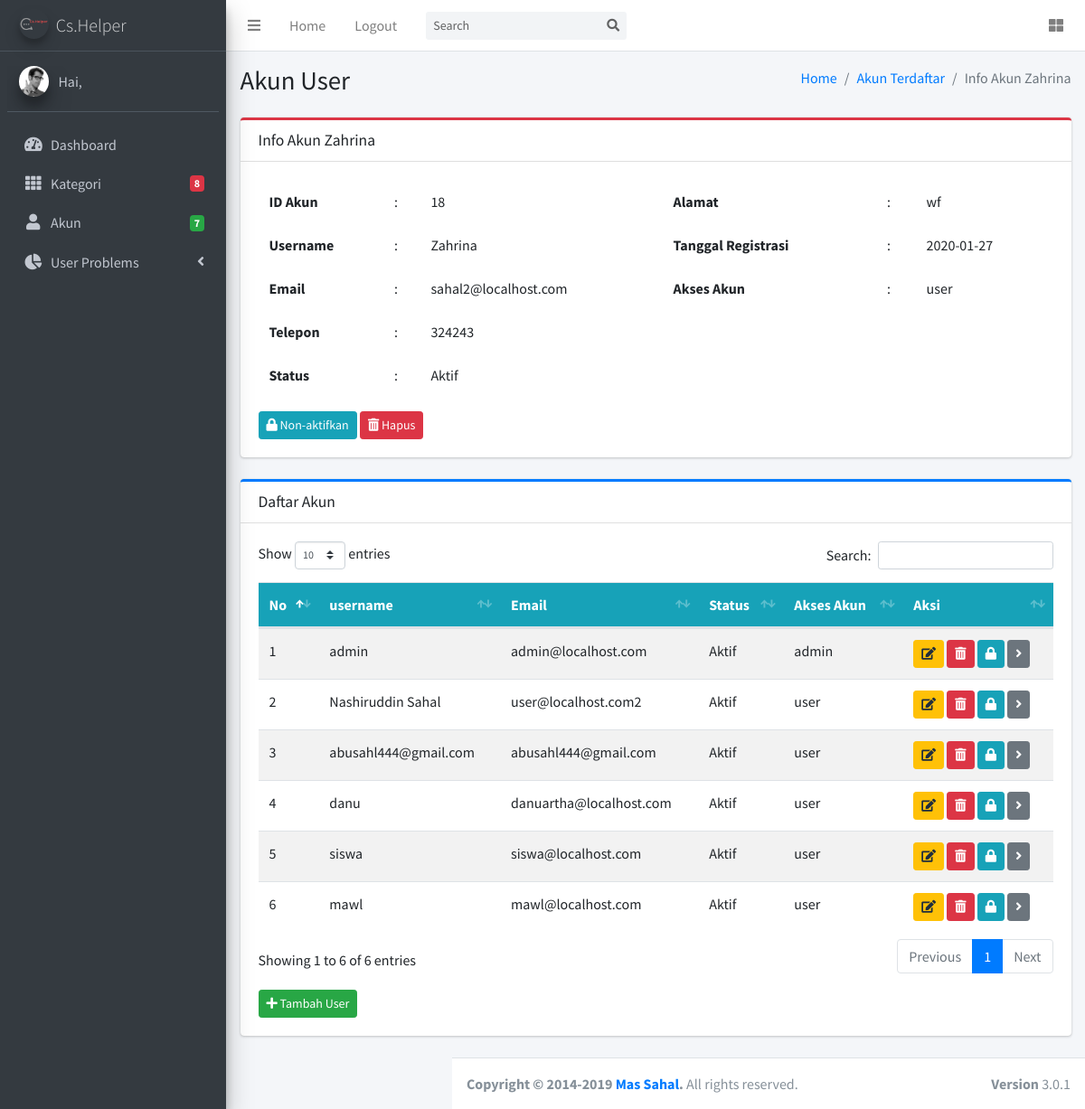
The app's page /admin/akun.php?page=info_akun&id=18 with its own data.
### tables this page shows
CREATE TABLE `tb_akun` (
  `id_akun` int(11) NOT NULL,
  `username_akun` varchar(100) NOT NULL,
  `email_akun` varchar(100) NOT NULL,
  `telepon_akun` int(25) NOT NULL,
  `password_akun` varchar(100) NOT NULL,
  `alamat_akun` text NOT NULL,
  `status_akun` varchar(50) NOT NULL DEFAULT 'Tidak Aktif',
  `akses_akun` varchar(50) NOT NULL,
  `registrasi_akun` date NOT NULL,
  `motto_akun` text NOT NULL,
  `foto_akun` varchar(100) NOT NULL DEFAULT 'user.png'
);

### admin/akun.php (the view, shortened to what this page needs)
<?php
include('../koneksi.php');
?>
<!DOCTYPE html>
<html>
<head>
  <link rel="stylesheet" href="sweetalert2.min.css">
  <link rel="stylesheet" href="plugins/fontawesome-free/css/all.min.css">
  <link rel="stylesheet" href="https://code.ionicframework.com/ionicons/2.0.1/css/ionicons.min.css">
  <link rel="stylesheet" href="plugins/sweetalert2-theme-bootstrap-4/bootstrap-4.min.css">
  <link rel="stylesheet" href="plugins/toastr/toastr.min.css">
  <link rel="stylesheet" href="plugins/tempusdominus-bootstrap-4/css/tempusdominus-bootstrap-4.min.css">
  <link rel="stylesheet" href="plugins/icheck-bootstrap/icheck-bootstrap.min.css">
  <link rel="stylesheet" href="plugins/datatables-bs4/css/dataTables.bootstrap4.css">
  <link rel="stylesheet" href="dist/css/adminlte.min.css">
  <link rel="stylesheet" href="plugins/overlayScrollbars/css/OverlayScrollbars.min.css">
  <link rel="stylesheet" href="plugins/daterangepicker/daterangepicker.css">
  <link rel="stylesheet" href="plugins/summernote/summernote-bs4.css">
</head>
<body class="hold-transition sidebar-mini layout-fixed">
  <div class="wrapper">
    <?php include('layouts/header.php'); ?>
    <?php include("layouts/sidebar.php"); ?>
    <div class="content-wrapper">
      <?php
      if (isset($_GET['page'])) {
        $page = $_GET['page'];
        switch ($page) {
          case 'info_akun':
            include("proses/info_akun.php");
            break;
        }
      ?>
      <div class="content">
        <div class="container-fluid">
          <div class="row mb-2">
            <div class="col">
              <div class="card card-primary card-outline">
                <div class="card-header">
                  <h5 class="card-title m-0">Daftar Akun</h5>
                </div>
                <div class="card-body">
                  <div class="table-responsive">
                    <table class="table table-hover table-striped" id="table1">
                      <thead class="text-light bg-info">
                        <tr>
                          <th>No</th>
                          <th>username</th>
                          <th>Email</th>
                          <th>Status</th>
                          <th>Akses Akun</th>
                          <th>Aksi</th>
                        </tr>
                      </thead>
                      <tbody>
                        <?php
                        $id_profile = $_SESSION['akun']['id_akun'];
                        $query = mysqli_query($koneksi, "SELECT * FROM tb_akun WHERE id_akun!='$data[id_akun]' AND id_akun!='$id_profile'");
                        $no = 0;
                        while ($data = mysqli_fetch_assoc($query)) {
                        ?>
                          <tr>
                            <td><?= $no += 1; ?></td>
                            <td><?= $data['username_akun']; ?></td>
                            <td><?= $data['email_akun']; ?></td>
                            <td><?= $data['status_akun']; ?></td>
                            <td><?= $data['akses_akun']; ?></td>
                            <td>
                              <a href="?page=edit_akun&id=<?= $data['id_akun']; ?>" class="btn  btn-warning btn-sm" data-toggle="tooltip" data-placement="bottom" title="Edit"><i class="fa fa-edit"></i></a>
                              <a href="?page=hapus_akun&id=<?= $data['id_akun']; ?>" onclick="return confirm('Yakin Ingin Menghapus Ini?')" class="btn btn-danger btn-sm" data-toggle="tooltip" data-placement="bottom" title="Hapus"><i class="fa fa-trash-alt"></i></a>
                              <?php if ($data['status_akun'] == 'Tidak Aktif') { ?>
                                <a href="?page=aktif_akun&id=<?= $data['id_akun']; ?>" class="btn btn-info btn-sm" data-toggle="tooltip" data-placement="bottom" title="Aktifkan"><i class="fa fa-lock-open"></i></a>
                              <?php } elseif ($data['status_akun'] == 'Aktif') { ?>
                                <a href="?page=nonaktifkan_akun&id=<?= $data['id_akun']; ?>" class="btn btn-info btn-sm" data-toggle="tooltip" data-placement="bottom" title="Non-Aktifkan"><i class="fa fa-lock"></i></a>
                              <?php } ?>
                              <a href="?page=info_akun&id=<?= $data['id_akun']; ?>" class="btn btn-secondary btn-sm" data-toggle="tooltip" data-placement="bottom" title="Selengkapnya"><i class="fa fa-angle-right"></i></a>
                            </td>
                          </tr>
                        <?php } ?>
                      </tbody>
                    </table>
                  </div>
                  <div class="mt-3">
                    <a href="#" data-toggle="modal" data-target="#tambahuser" class="btn btn-sm btn-success"><span class="fa fa-plus"></span> Tambah User</a>
                  </div>
                </div>
              </div>
            </div>
          </div>
        </div>
      </div>
      <?php
      }else if(!isset($_GET['page'])){
      ?>
      <section class="content-header">
        <div class="container-fluid">
          <div class="row mb-2">
            <div class="col-sm-6">
              <h1>Akun Terdaftar</h1>
            </div>
            <div class="col-sm-6">
              <ol class="breadcrumb float-sm-right">
                <li class="breadcrumb-item"><a href="index.php">Dashboard</a></li>
                <li class="breadcrumb-item active">Akun Terdaftar</li>
              </ol>
            </div>
          </div>
        </div>
      </section>
      <div class="content">
        <div class="container-fluid">
          <div class="row mb-2">
            <div class="col">
              <div class="card card-primary card-outline">
                <div class="card-header">
                  <h5 class="card-title m-0">Daftar Akun</h5>
                </div>
                <div class="card-body">
                  <div class="table-responsive">
                    <table class="table table-hover table-striped" id="table1">
                      <thead class="text-light bg-info">
                        <tr>
                          <th>No</th>
                          <th>username</th>
                          <th>Email</th>
                          <th>Status</th>
                          <th>Akses Akun</th>
                          <th>Aksi</th>
                        </tr>
                      </thead>
                      <tbody>
                        <?php
                        $id_profile = $_SESSION['akun']['id_akun'];
                        $query = mysqli_query($koneksi, "SELECT * FROM tb_akun WHERE id_akun!='$id_profile'");
                        $no = 0;
                        while ($data = mysqli_fetch_assoc($query)) {
                        ?>
                          <tr>
                            <td><?= $no += 1; ?></td>
                            <td><?= $data['username_akun']; ?></td>
                            <td><?= $data['email_akun']; ?></td>
                            <td><?= $data['status_akun']; ?></td>
                            <td><?= $data['akses_akun']; ?></td>
                            <td>
                              <a href="?page=edit_akun&id=<?= $data['id_akun']; ?>" class="btn  btn-warning btn-sm" data-toggle="tooltip" data-placement="bottom" title="Edit"><i class="fa fa-edit"></i></a>
                              <a href="?page=hapus_akun&id=<?= $data['id_akun']; ?>" onclick="return confirm('Yakin Ingin Menghapus Ini?')" class="btn  btn-danger btn-sm" data-toggle="tooltip" data-placement="bottom" title="Hapus"><i class="fa fa-trash-alt"></i></a>
                              <?php if ($data['status_akun'] == 'Tidak Aktif') { ?>
                                <a href="?page=aktif_akun&id=<?= $data['id_akun']; ?>" class="btn  btn-info btn-sm" data-toggle="tooltip" data-placement="bottom" title="Aktifkan"><i class="fa fa-lock-open"></i></a>
                              <?php } elseif ($data['status_akun'] == 'Aktif') { ?>
                                <a href="?page=nonaktifkan_akun&id=<?= $data['id_akun']; ?>" class="btn  btn-info btn-sm" data-toggle="tooltip" data-placement="bottom" title="Non-Aktifkan"><i class="fa fa-lock"></i></a>
                              <?php } ?>
                              <a href="?page=info_akun&id=<?= $data['id_akun']; ?>" class="btn  btn-secondary btn-sm" data-toggle="tooltip" data-placement="bottom" title="Selengkapnya"><i class="fa fa-angle-right"></i></a>
                            </td>
                          </tr>
                        <?php } ?>
                      </tbody>
                    </table>
                  </div>
                  <div class="mt-3">
                    <a href="#" data-toggle="modal" data-target="#tambahakun" class="btn btn-sm btn-success"><span class="fa fa-plus"></span> Tambah Akun</a>
                  </div>
                </div>
              </div>
            </div>
          </div>
        </div>
      </div>
    </div>
    <?php } ?>
    <footer class="main-footer">
      <strong>Copyright &copy; 2014-2019 <a href="http://massahalofficial.site">Mas Sahal</a>.</strong>
      All rights reserved.
      <div class="float-right d-none d-sm-inline-block">
        <b>Version</b> 3.0.1
      </div>
    </footer>
  </div>
</body>
</html>

### admin/proses/info_akun.php (shortened to what this page needs)
<?php
$id = $_GET['id'];
$edit = mysqli_query($koneksi,"SELECT * FROM tb_akun WHERE id_akun='$id'");
$data = mysqli_fetch_assoc($edit);
?>
    <section class="content-header">
        <div class="container-fluid">
            <div class="row mb-2">
                <div class="col-sm-6">
                    <h1>
                        Akun <?php if ($data['akses_akun'] == 'user') {
                            echo"User";}elseif($data['akses_akun'] == 'admin'){
                                echo"Admin"; }else{echo"Error / Jenis Akun Tidak Terdaftar";} ?>
                    </h1>
                </div>
                <div class="col-sm-6">
                    <ol class="breadcrumb float-sm-right">
                        <li class="breadcrumb-item"><a href="index.php">Home</a></li>
                        <li class="breadcrumb-item"><a href="akun.php">Akun Terdaftar</a></li>
                        <li class="breadcrumb-item active">Info Akun <?= $data['username_akun']; ?></li>
                    </ol>
                </div>
            </div>
        </div>
    </section>
    <div class="content">
        <div class="container-fluid">
            <div class="row mb-2">
                <div class="col">
                    <div class="card card-danger card-outline">
                        <div class="card-header">
                            <h5 class="card-title m-0">Info Akun <?= $data['username_akun']; ?></h5>
                        </div>
                        <div class="card-body">
                            <div class="row">
                                <div class="col-6">
                                    <table class="table table-borderless">
                                        <tr>
                                            <th>ID Akun</th>
                                            <td>:</td>
                                            <td><?= $data['id_akun']; ?></td>
                                        </tr>
                                        <tr>
                                            <th>Username</th>
                                            <td>:</td>
                                            <td><?= $data['username_akun']; ?></td>
                                        </tr>
                                        <tr>
                                            <th>Email</th>
                                            <td>:</td>
                                            <td><?= $data['email_akun']; ?></td>
                                        </tr>
                                        <tr>
                                            <th>Telepon</th>
                                            <td>:</td>
                                            <td><?= $data['telepon_akun']; ?></td>
                                        </tr>
                                        <tr>
                                            <th>Status</th>
                                            <td>:</td>
                                            <td><?= $data['status_akun']; ?></td>
                                        </tr>
                                    </table>
                                </div>
                                <div class="col-6">
                                    <table class="table table-borderless">
                                        <tr>
                                            <th>Alamat</th>
                                            <td>:</td>
                                            <td><?= $data['alamat_akun']; ?></td>
                                        </tr>
                                        <tr>
                                            <th>Tanggal Registrasi</th>
                                            <td>:</td>
                                            <td><?= $data['registrasi_akun']; ?></td>
                                        </tr>
                                        <tr>
                                            <th>Akses Akun</th>
                                            <td>:</td>
                                            <td><?= $data['akses_akun']; ?></td>
                                        </tr>
                                    </table>
                                </div>
                                <div class="col-12 align-right ">
                                    <form method="post">
                                        <?php
                                        if ($data['status_akun'] == 'Tidak Aktif') { ?>
                                            <button type="submit" class="btn btn-sm btn-info" name="aktifkan"><i class="fas fa-lock-open"></i> Aktifkan</button>
                                        <?php } else { ?>
                                            <button type="submit" name="nonaktif" class="btn btn-sm btn-info"><i class="fas fa-lock"></i> Non-aktifkan</button>
                                        <?php } ?>
                                        <button type="submit" onclick="return confirm('Yakin Ingin Menghapus Ini?')" name="hapus" class="btn btn-sm btn-danger"><i class="fas fa-trash-alt"></i> Hapus</button>
                                    </form>
                                </div>
                            </div>
                        </div>
                    </div>
                </div>
            </div>
        </div>
    </div>

### records on screen
tb_akun: username_akun "Zahrina", id_akun "18", email_akun "sahal2@localhost.com", telepon_akun "324243", status_akun "Aktif", alamat_akun "wf", registrasi_akun "2020-01-27", akses_akun "user"
tb_akun: no "1", username_akun "admin", email_akun "admin@localhost.com", status_akun "Aktif", akses_akun "admin"
tb_akun: no "2", username_akun "Nashiruddin Sahal", email_akun "user@localhost.com2", status_akun "Aktif", akses_akun "user"
tb_akun: no "3", username_akun "abusahl444@gmail.com", email_akun "abusahl444@gmail.com", status_akun "Aktif", akses_akun "user"
tb_akun: no "4", username_akun "danu", email_akun "danuartha@localhost.com", status_akun "Aktif", akses_akun "user"
tb_akun: no "5", username_akun "siswa", email_akun "siswa@localhost.com", status_akun "Aktif", akses_akun "user"
tb_akun: no "6", username_akun "mawl", email_akun "mawl@localhost.com", status_akun "Aktif", akses_akun "user"

### other values on screen
$jml_kategori "8"
$jml_akun "7"
